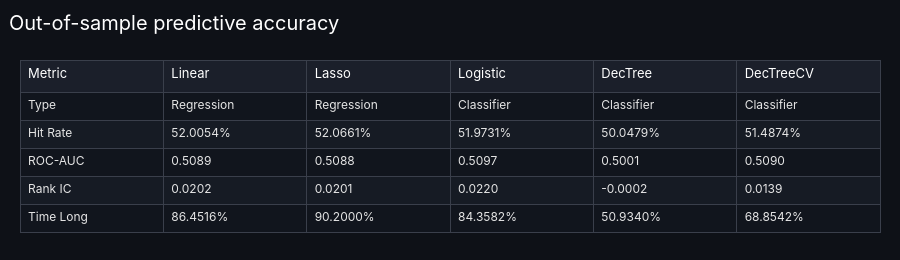

The code cell stored with this chart in its notebook:
### Markdown cell above
## 4. Out-of-sample predictions and predictive accuracy
Each model produces a score: a forecast return or a probability.
- **Hit rate:** how often the long/flat call matched the actual direction.
- **ROC-AUC:** how well the score *ranks* up days above down days (0.5 = no skill).
- **Rank IC:** the Spearman correlation between the score and the realized return.

### Code cell
# Out-of-sample score of every model on the test period: hit rate, ROC-AUC, rank IC and time long
MODELS = {   # name -> (out-of-sample score, kind)
    'Linear':    (ols_model.predict(x_test_const), 'regression'),
    'Lasso':     (lasso_model.predict(x_test_scaled), 'regression'),
    'Logistic':  (logit_model.predict(x_test_const), 'classifier'),
    'DecTree':   (tree_model.predict_proba(x_test_scaled)[:, 1], 'classifier'),
    'DecTreeCV': (grid_search.best_estimator_.predict_proba(x_test_scaled)[:, 1], 'classifier'),
}
THRESHOLDS = {'regression': RETURN_THRESHOLD, 'classifier': PROB_THRESHOLD}

accuracy = {}
for name, (score, kind) in MODELS.items():
    score = pd.Series(np.asarray(score).ravel(), index=x_test.index)
    long = score > THRESHOLDS[kind]
    # Rank IC is undefined for a constant score (e.g. a Lasso that zeroed every coefficient)
    rank_ic = score.corr(test_fwd_returns, method='spearman') if score.nunique() > 1 else np.nan
    accuracy[name] = {'Type': kind.title(), 'Hit Rate': accuracy_score(y_dir_test, long),
                      'ROC-AUC': roc_auc_score(y_dir_test, score), 'Rank IC': rank_ic, 'Time Long': long.mean()}
accuracy = pd.DataFrame(accuracy)
func_lib.stats_table_figure(accuracy, 'Out-of-sample predictive accuracy', index_name='Metric',
                            pct_rows=('Hit Rate', 'Time Long'), decimals=4).show()

### Figure 1 — Plotly figure (JSON) as saved in the notebook; plotly's stock layout.template omitted (floating-point values rounded to 4 significant figures)
{"data": [{"cells": {"align": "left", "fill": {"color": [["#11151d", "#161b24", "#11151d", "#161b24", "#11151d"], ["#11151d", "#161b24", "#11151d", "#161b24", "#11151d"], ["#11151d", "#161b24", "#11151d", "#161b24", "#11151d"], ["#11151d", "#161b24", "#11151d", "#161b24", "#11151d"], ["#11151d", "#161b24", "#11151d", "#161b24", "#11151d"], ["#11151d", "#161b24", "#11151d", "#161b24", "#11151d"]]}, "font": {"color": "#e6e6e6", "size": 12}, "height": 28, "line": {"color": "#3a3f4b"}, "values": [["Type", "Hit Rate", "ROC-AUC", "Rank IC", "Time Long"], ["Regression", "52.0054%", "0.5089", "0.0202", "86.4516%"], ["Regression", "52.0661%", "0.5088", "0.0201", "90.2000%"], ["Classifier", "51.9731%", "0.5097", "0.0220", "84.3582%"], ["Classifier", "50.0479%", "0.5001", "-0.0002", "50.9340%"], ["Classifier", "51.4874%", "0.5090", "0.0139", "68.8542%"]]}, "header": {"align": "left", "fill": {"color": "#1b1f2a"}, "font": {"color": "white", "size": 13}, "height": 32, "line": {"color": "#3a3f4b"}, "values": ["Metric", "Linear", "Lasso", "Logistic", "DecTree", "DecTreeCV"]}, "type": "table"}], "layout": {"height": 260, "margin": {"b": 10, "l": 20, "r": 20, "t": 60}, "title": {"text": "Out-of-sample predictive accuracy"}}}
